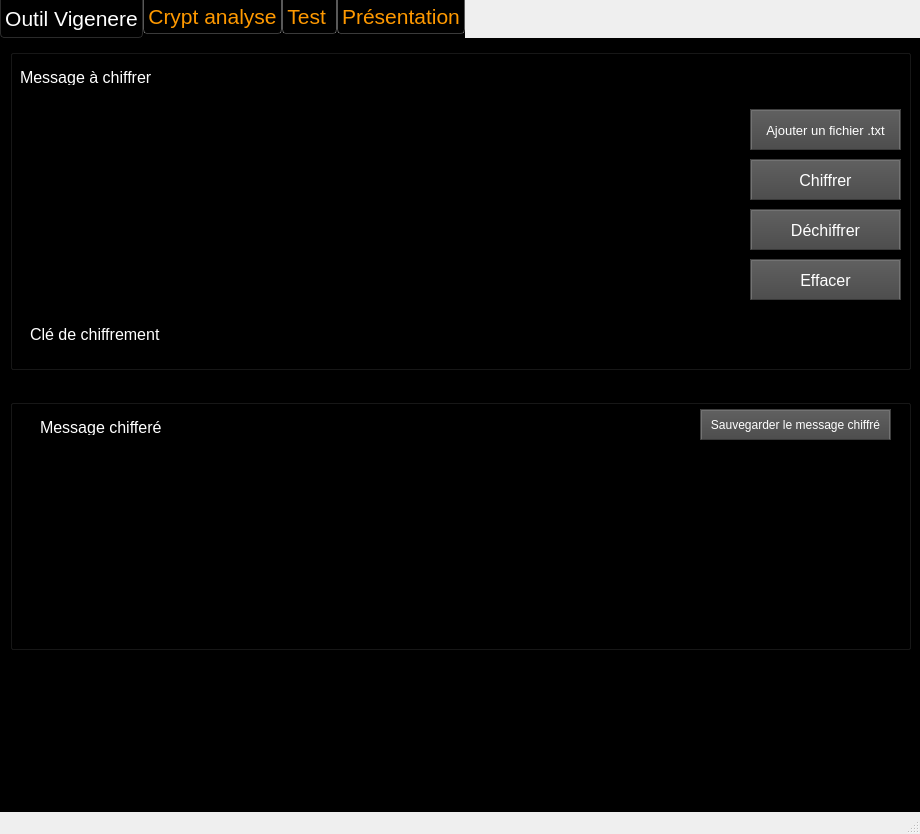
<?xml version="1.0" encoding="UTF-8"?>
<ui version="4.0">
 <class>MainWindow</class>
 <widget class="QMainWindow" name="MainWindow">
  <property name="geometry">
   <rect>
    <x>0</x>
    <y>0</y>
    <width>920</width>
    <height>834</height>
   </rect>
  </property>
  <property name="windowTitle">
   <string>Cryptanalyse du Chiffre de Vigenère</string>
  </property>
  <property name="windowIcon">
   <iconset>
    <normaloff>crypte.png</normaloff>crypte.png</iconset>
  </property>
  <widget class="QWidget" name="centralwidget">
   <widget class="QTabWidget" name="tabWidget">
    <property name="geometry">
     <rect>
      <x>0</x>
      <y>0</y>
      <width>951</width>
      <height>851</height>
     </rect>
    </property>
    <property name="font">
     <font>
      <pointsize>16</pointsize>
     </font>
    </property>
    <property name="styleSheet">
     <string notr="true">
QWidget {
	background-color:rgb(0, 0, 0);
	color: rgb(240, 240, 240);
	border-color: rgb(58, 58, 58);
}

QPlainTextEdit {
	background-color:rgb(0, 0, 0);
	color: rgb(200, 200, 200);
	selection-background-color: rgb(255, 153, 0);
	selection-color: rgb(0, 0, 0);
}

QTabWidget::pane {
    	border-top: 1px solid #000000;
}

QTabBar::tab {
 	background-color:rgb(0, 0, 0);
 	border-style: outset;
	border-width: 1px;
	border-right-color: qlineargradient(spread:pad, x1:0.4, y1:0.5, x2:0.6, y2:0.5, stop:0 rgba(115, 115, 115, 255), stop:1 rgba(62, 62, 62, 255));
	border-left-color: qlineargradient(spread:pad, x1:0.6, y1:0.5, x2:0.4, y2:0.5, stop:0 rgba(115, 115, 115, 255), stop:1 rgba(62, 62, 62, 255));
  border-bottom-color: rgb(58, 58, 58);
	border-bottom-width: 1px;
	border-top-width: 0px;
	border-style: solid;
	color: rgb(255, 153, 0);
	padding: 4px;
}

QTabBar::tab:selected, QTabBar::tab:hover {
   color: rgb(255, 255, 255);
   background-color:rgb(0, 0, 0);
   border-color:rgb(42, 42, 42);
   margin-left: 0px;
   margin-right: 0px;
   border-bottom-right-radius:4px;
   border-bottom-left-radius:4px;
}

QTabBar::tab:last:selected {
  background-color:rgb(0, 0, 0);
	border-color:rgb(42, 42, 42);
	margin-left: 0px;
  	margin-right: 0px;
	border-bottom-right-radius:4px;
	border-bottom-left-radius:4px;
}

QTabBar::tab:!selected {
   margin-bottom: 4px;
   border-bottom-right-radius:4px;
   border-bottom-left-radius:4px;
}

QPushButton{
	border-style: outset;
	border-width: 2px;
	border-top-color: qlineargradient(spread:pad, x1:0.5, y1:0.6, x2:0.5, y2:0.4, stop:0 rgba(115, 115, 115, 255), stop:1 rgba(62, 62, 62, 255));
	border-right-color: qlineargradient(spread:pad, x1:0.4, y1:0.5, x2:0.6, y2:0.5, stop:0 rgba(115, 115, 115, 255), stop:1 rgba(62, 62, 62, 255));
	border-left-color: qlineargradient(spread:pad, x1:0.6, y1:0.5, x2:0.4, y2:0.5, stop:0 rgba(115, 115, 115, 255), stop:1 rgba(62, 62, 62, 255));
	border-bottom-color: rgb(58, 58, 58);
	border-bottom-width: 1px;
	border-style: solid;
	color: rgb(255, 255, 255);
	padding: 6px;
	background-color: qlineargradient(spread:pad, x1:0.5, y1:1, x2:0.5, y2:0, stop:0 rgba(77, 77, 77, 255), stop:1 rgba(97, 97, 97, 255));
}

QPushButton:hover{
	border-style: outset;
	border-width: 2px;
	border-top-color: qlineargradient(spread:pad, x1:0.5, y1:0.6, x2:0.5, y2:0.4, stop:0 rgba(180, 180, 180, 255), stop:1 rgba(110, 110, 110, 255));
	border-right-color: qlineargradient(spread:pad, x1:0.4, y1:0.5, x2:0.6, y2:0.5, stop:0 rgba(180, 180, 180, 255), stop:1 rgba(110, 110, 110, 255));
	border-left-color: qlineargradient(spread:pad, x1:0.6, y1:0.5, x2:0.4, y2:0.5, stop:0 rgba(180, 180, 180, 255), stop:1 rgba(110, 110, 110, 255));
	border-bottom-color: rgb(115, 115, 115);
	border-bottom-width: 1px;
	border-style: solid;
	color: rgb(255, 255, 255);
	padding: 6px;
	background-color: qlineargradient(spread:pad, x1:0.5, y1:1, x2:0.5, y2:0, stop:0 rgba(107, 107, 107, 255), stop:1 rgba(157, 157, 157, 255));
}

QPushButton:pressed{
	border-style: outset;
	border-width: 2px;
	border-top-color: qlineargradient(spread:pad, x1:0.5, y1:0.6, x2:0.5, y2:0.4, stop:0 rgba(62, 62, 62, 255), stop:1 rgba(22, 22, 22, 255));
	border-right-color: qlineargradient(spread:pad, x1:0.4, y1:0.5, x2:0.6, y2:0.5, stop:0 rgba(115, 115, 115, 255), stop:1 rgba(62, 62, 62, 255));
	border-left-color: qlineargradient(spread:pad, x1:0.6, y1:0.5, x2:0.4, y2:0.5, stop:0 rgba(115, 115, 115, 255), stop:1 rgba(62, 62, 62, 255));
	border-bottom-color: rgb(58, 58, 58);
	border-bottom-width: 1px;
	border-style: solid;
	color: rgb(255, 255, 255);
	padding: 6px;
	background-color: qlineargradient(spread:pad, x1:0.5, y1:1, x2:0.5, y2:0, stop:0 rgba(77, 77, 77, 255), stop:1 rgba(97, 97, 97, 255));
}

QPushButton:disabled{
	border-style: outset;
	border-width: 2px;
	border-top-color: qlineargradient(spread:pad, x1:0.5, y1:0.6, x2:0.5, y2:0.4, stop:0 rgba(115, 115, 115, 255), stop:1 rgba(62, 62, 62, 255));
	border-right-color: qlineargradient(spread:pad, x1:0.4, y1:0.5, x2:0.6, y2:0.5, stop:0 rgba(115, 115, 115, 255), stop:1 rgba(62, 62, 62, 255));
	border-left-color: qlineargradient(spread:pad, x1:0.6, y1:0.5, x2:0.4, y2:0.5, stop:0 rgba(115, 115, 115, 255), stop:1 rgba(62, 62, 62, 255));
	border-bottom-color: rgb(58, 58, 58);
	border-bottom-width: 1px;
	border-style: solid;
	color: rgb(0, 0, 0);
	padding: 6px;
	background-color: qlineargradient(spread:pad, x1:0.5, y1:1, x2:0.5, y2:0, stop:0 rgba(57, 57, 57, 255), stop:1 rgba(77, 77, 77, 255));
}

QLineEdit {
	border-width: 1px; border-radius: 4px;
	border-color: rgb(58, 58, 58);
	border-style: inset;
	padding: 0 8px;
	color: rgb(255, 255, 255);
	background:rgb(101, 101, 101);
	selection-background-color: rgb(187, 187, 187);
	selection-color: rgb(60, 63, 65);
}

QProgressBar {
	text-align: center;
	color: rgb(255, 255, 255);
	border-width: 1px; 
	border-radius: 10px;
	border-color: rgb(58, 58, 58);
	border-style: inset;
}

QProgressBar::chunk {
	background-color: qlineargradient(spread:pad, x1:0.5, y1:0.7, x2:0.5, y2:0.3, stop:0 rgba(0, 200, 0, 255), stop:1 rgba(30, 230, 30, 255));
	border-radius: 10px;
}

QMenuBar {
	background:rgb(0, 0, 0);
	color: rgb(255, 153, 0);
}

QMenuBar::item {
  	spacing: 3px; 
	padding: 1px 4px;
  	background: transparent;
}

QMenuBar::item:selected { 
  	background:rgb(115, 115, 115);
}

QMenu {
	border-width: 2px; 
	border-radius: 10px;
	border-color: rgb(255, 153, 0);
	border-style: outset;
}

QMenu::item {
	spacing: 3px; 
	padding: 3px 15px;
}

QMenu::item:selected {
	spacing: 3px; 
	padding: 3px 15px;
	background:rgb(115, 115, 115);
	color:rgb(255, 255, 255);
	border-width: 1px; 
	border-radius: 10px;
	border-color: rgb(58, 58, 58);
	border-style: inset;
}
QTableWidget {
                background-color: black;
                border: 1px solid white;
                selection-background-color: darkgray;
            }
            QTableWidget QHeaderView::section {
                background-color: black;
                color: white;
                padding: 5px;
            }
            QTableWidget QHeaderView::section:checked {
                background-color: darkgray;
            }
            QTableWidget::item {
                color: white;
                border: 1px solid white;
            }
            QTableWidget::item:selected {
                background-color: darkgray;
            }</string>
    </property>
    <property name="currentIndex">
     <number>0</number>
    </property>
    <widget class="QWidget" name="tab">
     <attribute name="title">
      <string>Outil Vigenere</string>
     </attribute>
     <widget class="QGroupBox" name="groupBox">
      <property name="geometry">
       <rect>
        <x>10</x>
        <y>10</y>
        <width>901</width>
        <height>321</height>
       </rect>
      </property>
      <property name="font">
       <font>
        <pointsize>14</pointsize>
        <weight>75</weight>
        <bold>true</bold>
       </font>
      </property>
      <property name="styleSheet">
       <string notr="true">color: rgb(255, 255, 255);</string>
      </property>
      <property name="title">
       <string/>
      </property>
      <widget class="QLabel" name="label">
       <property name="geometry">
        <rect>
         <x>10</x>
         <y>20</y>
         <width>141</width>
         <height>16</height>
        </rect>
       </property>
       <property name="font">
        <font>
         <pointsize>12</pointsize>
         <weight>50</weight>
         <bold>false</bold>
        </font>
       </property>
       <property name="text">
        <string>Message à chiffrer</string>
       </property>
      </widget>
      <widget class="QPlainTextEdit" name="txtinput">
       <property name="geometry">
        <rect>
         <x>10</x>
         <y>50</y>
         <width>711</width>
         <height>211</height>
        </rect>
       </property>
       <property name="font">
        <font>
         <family>Trebuchet MS</family>
         <pointsize>12</pointsize>
         <weight>75</weight>
         <italic>false</italic>
         <bold>true</bold>
        </font>
       </property>
      </widget>
      <widget class="QLabel" name="label_4">
       <property name="geometry">
        <rect>
         <x>20</x>
         <y>275</y>
         <width>141</width>
         <height>21</height>
        </rect>
       </property>
       <property name="font">
        <font>
         <pointsize>12</pointsize>
         <weight>50</weight>
         <bold>false</bold>
        </font>
       </property>
       <property name="text">
        <string>Clé de chiffrement </string>
       </property>
      </widget>
      <widget class="QTextEdit" name="txtK">
       <property name="geometry">
        <rect>
         <x>170</x>
         <y>270</y>
         <width>241</width>
         <height>31</height>
        </rect>
       </property>
       <property name="font">
        <font>
         <pointsize>12</pointsize>
         <weight>75</weight>
         <bold>true</bold>
        </font>
       </property>
      </widget>
      <widget class="QPushButton" name="btnencoder">
       <property name="geometry">
        <rect>
         <x>740</x>
         <y>110</y>
         <width>151</width>
         <height>41</height>
        </rect>
       </property>
       <property name="font">
        <font>
         <pointsize>12</pointsize>
        </font>
       </property>
       <property name="styleSheet">
        <string notr="true">color: rgb(255, 255, 255);</string>
       </property>
       <property name="text">
        <string>Chiffrer</string>
       </property>
      </widget>
      <widget class="QPushButton" name="btndecode">
       <property name="geometry">
        <rect>
         <x>740</x>
         <y>160</y>
         <width>151</width>
         <height>41</height>
        </rect>
       </property>
       <property name="font">
        <font>
         <pointsize>12</pointsize>
        </font>
       </property>
       <property name="styleSheet">
        <string notr="true">color: rgb(255, 255, 255);</string>
       </property>
       <property name="text">
        <string>Déchiffrer</string>
       </property>
      </widget>
      <widget class="QPushButton" name="pushButton_5">
       <property name="geometry">
        <rect>
         <x>740</x>
         <y>210</y>
         <width>151</width>
         <height>41</height>
        </rect>
       </property>
       <property name="font">
        <font>
         <pointsize>12</pointsize>
        </font>
       </property>
       <property name="styleSheet">
        <string notr="true">color: rgb(255, 255, 255);</string>
       </property>
       <property name="text">
        <string>Effacer</string>
       </property>
      </widget>
      <widget class="QPushButton" name="btnencoder_2">
       <property name="geometry">
        <rect>
         <x>740</x>
         <y>60</y>
         <width>151</width>
         <height>41</height>
        </rect>
       </property>
       <property name="font">
        <font>
         <pointsize>10</pointsize>
        </font>
       </property>
       <property name="styleSheet">
        <string notr="true">color: rgb(255, 255, 255);</string>
       </property>
       <property name="text">
        <string>Ajouter un fichier .txt</string>
       </property>
      </widget>
     </widget>
     <widget class="QGroupBox" name="groupBox_2">
      <property name="geometry">
       <rect>
        <x>10</x>
        <y>360</y>
        <width>901</width>
        <height>251</height>
       </rect>
      </property>
      <property name="font">
       <font>
        <pointsize>14</pointsize>
        <weight>75</weight>
        <bold>true</bold>
       </font>
      </property>
      <property name="styleSheet">
       <string notr="true">color: rgb(255, 255, 255);</string>
      </property>
      <property name="title">
       <string/>
      </property>
      <widget class="QLabel" name="label_5">
       <property name="geometry">
        <rect>
         <x>30</x>
         <y>20</y>
         <width>141</width>
         <height>16</height>
        </rect>
       </property>
       <property name="font">
        <font>
         <pointsize>12</pointsize>
         <weight>50</weight>
         <bold>false</bold>
        </font>
       </property>
       <property name="text">
        <string>Message chifferé</string>
       </property>
      </widget>
      <widget class="QPlainTextEdit" name="txtoutput">
       <property name="geometry">
        <rect>
         <x>20</x>
         <y>50</y>
         <width>861</width>
         <height>181</height>
        </rect>
       </property>
       <property name="font">
        <font>
         <pointsize>12</pointsize>
         <weight>75</weight>
         <bold>true</bold>
        </font>
       </property>
       <property name="styleSheet">
        <string notr="true">color:rgb(255, 255, 255);</string>
       </property>
      </widget>
      <widget class="QPushButton" name="save">
       <property name="geometry">
        <rect>
         <x>690</x>
         <y>10</y>
         <width>191</width>
         <height>31</height>
        </rect>
       </property>
       <property name="text">
        <string>Sauvegarder le message chiffré</string>
       </property>
      </widget>
     </widget>
    </widget>
    <widget class="QWidget" name="tab_3">
     <attribute name="title">
      <string>Crypt analyse</string>
     </attribute>
     <widget class="QGroupBox" name="groupBox_3">
      <property name="geometry">
       <rect>
        <x>10</x>
        <y>10</y>
        <width>901</width>
        <height>311</height>
       </rect>
      </property>
      <property name="font">
       <font>
        <pointsize>14</pointsize>
        <weight>75</weight>
        <bold>true</bold>
       </font>
      </property>
      <property name="styleSheet">
       <string notr="true">color: rgb(255, 255, 255);</string>
      </property>
      <property name="title">
       <string/>
      </property>
      <widget class="QLabel" name="label_6">
       <property name="geometry">
        <rect>
         <x>10</x>
         <y>20</y>
         <width>61</width>
         <height>16</height>
        </rect>
       </property>
       <property name="font">
        <font>
         <pointsize>12</pointsize>
         <weight>50</weight>
         <bold>false</bold>
        </font>
       </property>
       <property name="text">
        <string>Methode</string>
       </property>
      </widget>
      <widget class="QPushButton" name="pushButton_3">
       <property name="geometry">
        <rect>
         <x>730</x>
         <y>130</y>
         <width>151</width>
         <height>41</height>
        </rect>
       </property>
       <property name="font">
        <font>
         <pointsize>12</pointsize>
         <weight>50</weight>
         <bold>false</bold>
        </font>
       </property>
       <property name="styleSheet">
        <string notr="true">color: rgb(255, 255, 255);</string>
       </property>
       <property name="text">
        <string>Run</string>
       </property>
      </widget>
      <widget class="QComboBox" name="comboBox">
       <property name="geometry">
        <rect>
         <x>110</x>
         <y>10</y>
         <width>181</width>
         <height>31</height>
        </rect>
       </property>
       <property name="font">
        <font>
         <pointsize>12</pointsize>
         <weight>75</weight>
         <italic>false</italic>
         <bold>true</bold>
        </font>
       </property>
       <item>
        <property name="text">
         <string>Babbage</string>
        </property>
       </item>
       <item>
        <property name="text">
         <string>Friedman</string>
        </property>
       </item>
      </widget>
      <widget class="QPlainTextEdit" name="txtcryptanalyse">
       <property name="geometry">
        <rect>
         <x>10</x>
         <y>80</y>
         <width>711</width>
         <height>151</height>
        </rect>
       </property>
       <property name="font">
        <font>
         <family>Trebuchet MS</family>
         <pointsize>12</pointsize>
         <weight>75</weight>
         <bold>true</bold>
        </font>
       </property>
      </widget>
      <widget class="QLabel" name="label_9">
       <property name="geometry">
        <rect>
         <x>10</x>
         <y>60</y>
         <width>111</width>
         <height>16</height>
        </rect>
       </property>
       <property name="font">
        <font>
         <pointsize>12</pointsize>
         <weight>50</weight>
         <bold>false</bold>
        </font>
       </property>
       <property name="text">
        <string>Message chiffré</string>
       </property>
      </widget>
      <widget class="QPushButton" name="pushButton_4">
       <property name="geometry">
        <rect>
         <x>730</x>
         <y>180</y>
         <width>151</width>
         <height>41</height>
        </rect>
       </property>
       <property name="font">
        <font>
         <pointsize>12</pointsize>
        </font>
       </property>
       <property name="styleSheet">
        <string notr="true">color: rgb(255, 255, 255);</string>
       </property>
       <property name="text">
        <string>Effacer</string>
       </property>
      </widget>
      <widget class="QGroupBox" name="groupBox_5">
       <property name="geometry">
        <rect>
         <x>10</x>
         <y>240</y>
         <width>701</width>
         <height>51</height>
        </rect>
       </property>
       <property name="title">
        <string/>
       </property>
       <widget class="QLabel" name="label_7">
        <property name="geometry">
         <rect>
          <x>70</x>
          <y>20</y>
          <width>111</width>
          <height>16</height>
         </rect>
        </property>
        <property name="font">
         <font>
          <pointsize>12</pointsize>
          <weight>50</weight>
          <bold>false</bold>
         </font>
        </property>
        <property name="text">
         <string>borne inf de IC </string>
        </property>
       </widget>
       <widget class="QDoubleSpinBox" name="spnSup">
        <property name="geometry">
         <rect>
          <x>450</x>
          <y>10</y>
          <width>91</width>
          <height>31</height>
         </rect>
        </property>
        <property name="font">
         <font>
          <pointsize>12</pointsize>
         </font>
        </property>
        <property name="decimals">
         <number>3</number>
        </property>
        <property name="minimum">
         <double>0.000000000000000</double>
        </property>
        <property name="singleStep">
         <double>0.001000000000000</double>
        </property>
        <property name="value">
         <double>0.078000000000000</double>
        </property>
       </widget>
       <widget class="QLabel" name="label_8">
        <property name="geometry">
         <rect>
          <x>310</x>
          <y>20</y>
          <width>131</width>
          <height>16</height>
         </rect>
        </property>
        <property name="font">
         <font>
          <pointsize>12</pointsize>
          <weight>50</weight>
          <bold>false</bold>
         </font>
        </property>
        <property name="text">
         <string>borne sup de IC </string>
        </property>
       </widget>
       <widget class="QDoubleSpinBox" name="spnBF">
        <property name="geometry">
         <rect>
          <x>200</x>
          <y>11</y>
          <width>71</width>
          <height>31</height>
         </rect>
        </property>
        <property name="font">
         <font>
          <pointsize>12</pointsize>
         </font>
        </property>
        <property name="decimals">
         <number>3</number>
        </property>
        <property name="minimum">
         <double>0.068000000000000</double>
        </property>
        <property name="singleStep">
         <double>0.001000000000000</double>
        </property>
       </widget>
      </widget>
      <widget class="QPushButton" name="btnencoder_3">
       <property name="geometry">
        <rect>
         <x>730</x>
         <y>80</y>
         <width>151</width>
         <height>41</height>
        </rect>
       </property>
       <property name="font">
        <font>
         <pointsize>10</pointsize>
        </font>
       </property>
       <property name="toolTip">
        <string>Text chiffré</string>
       </property>
       <property name="styleSheet">
        <string notr="true">color: rgb(255, 255, 255);</string>
       </property>
       <property name="text">
        <string>Ajouter un fichier .txt</string>
       </property>
      </widget>
     </widget>
     <widget class="QGroupBox" name="groupBox_4">
      <property name="geometry">
       <rect>
        <x>10</x>
        <y>340</y>
        <width>901</width>
        <height>281</height>
       </rect>
      </property>
      <property name="font">
       <font>
        <pointsize>14</pointsize>
        <weight>75</weight>
        <bold>true</bold>
       </font>
      </property>
      <property name="styleSheet">
       <string notr="true">color: rgb(255, 255, 255);</string>
      </property>
      <property name="title">
       <string/>
      </property>
      <widget class="QLabel" name="label_10">
       <property name="geometry">
        <rect>
         <x>20</x>
         <y>30</y>
         <width>141</width>
         <height>16</height>
        </rect>
       </property>
       <property name="font">
        <font>
         <pointsize>12</pointsize>
         <weight>50</weight>
         <bold>false</bold>
        </font>
       </property>
       <property name="text">
        <string>Resultat</string>
       </property>
      </widget>
      <widget class="QTableWidget" name="datatable">
       <property name="geometry">
        <rect>
         <x>80</x>
         <y>60</y>
         <width>751</width>
         <height>191</height>
        </rect>
       </property>
       <property name="autoFillBackground">
        <bool>true</bool>
       </property>
       <property name="autoScrollMargin">
        <number>17</number>
       </property>
       <property name="sortingEnabled">
        <bool>true</bool>
       </property>
      </widget>
     </widget>
    </widget>
    <widget class="QWidget" name="tab_2">
     <attribute name="title">
      <string>Test </string>
     </attribute>
     <widget class="QGroupBox" name="groupBox_7">
      <property name="geometry">
       <rect>
        <x>10</x>
        <y>10</y>
        <width>901</width>
        <height>331</height>
       </rect>
      </property>
      <property name="font">
       <font>
        <pointsize>14</pointsize>
        <weight>75</weight>
        <bold>true</bold>
       </font>
      </property>
      <property name="styleSheet">
       <string notr="true">color: rgb(255, 255, 255);</string>
      </property>
      <property name="title">
       <string/>
      </property>
      <widget class="QLabel" name="label_2">
       <property name="geometry">
        <rect>
         <x>10</x>
         <y>20</y>
         <width>141</width>
         <height>16</height>
        </rect>
       </property>
       <property name="font">
        <font>
         <pointsize>12</pointsize>
         <weight>50</weight>
         <bold>false</bold>
        </font>
       </property>
       <property name="text">
        <string>Message à chiffrer</string>
       </property>
      </widget>
      <widget class="QPlainTextEdit" name="txtinput_2">
       <property name="geometry">
        <rect>
         <x>10</x>
         <y>50</y>
         <width>711</width>
         <height>211</height>
        </rect>
       </property>
       <property name="font">
        <font>
         <family>Trebuchet MS</family>
         <pointsize>12</pointsize>
         <weight>75</weight>
         <italic>false</italic>
         <bold>true</bold>
        </font>
       </property>
      </widget>
      <widget class="QLabel" name="label_12">
       <property name="geometry">
        <rect>
         <x>20</x>
         <y>270</y>
         <width>141</width>
         <height>21</height>
        </rect>
       </property>
       <property name="font">
        <font>
         <pointsize>10</pointsize>
        </font>
       </property>
       <property name="text">
        <string>Clé de chiffrement réél</string>
       </property>
      </widget>
      <widget class="QTextEdit" name="txtK_2">
       <property name="geometry">
        <rect>
         <x>170</x>
         <y>270</y>
         <width>241</width>
         <height>31</height>
        </rect>
       </property>
       <property name="font">
        <font>
         <pointsize>12</pointsize>
         <weight>75</weight>
         <bold>true</bold>
        </font>
       </property>
      </widget>
      <widget class="QPushButton" name="btndecode_2">
       <property name="geometry">
        <rect>
         <x>740</x>
         <y>130</y>
         <width>151</width>
         <height>41</height>
        </rect>
       </property>
       <property name="font">
        <font>
         <pointsize>12</pointsize>
        </font>
       </property>
       <property name="styleSheet">
        <string notr="true">color: rgb(255, 255, 255);</string>
       </property>
       <property name="text">
        <string>Déchiffrer</string>
       </property>
      </widget>
      <widget class="QPushButton" name="pushButton_6">
       <property name="geometry">
        <rect>
         <x>740</x>
         <y>180</y>
         <width>151</width>
         <height>41</height>
        </rect>
       </property>
       <property name="font">
        <font>
         <pointsize>12</pointsize>
        </font>
       </property>
       <property name="styleSheet">
        <string notr="true">color: rgb(255, 255, 255);</string>
       </property>
       <property name="text">
        <string>Effacer</string>
       </property>
      </widget>
      <widget class="QLabel" name="label_13">
       <property name="geometry">
        <rect>
         <x>430</x>
         <y>270</y>
         <width>171</width>
         <height>21</height>
        </rect>
       </property>
       <property name="font">
        <font>
         <pointsize>10</pointsize>
        </font>
       </property>
       <property name="text">
        <string>Clé de chiffrement  de test</string>
       </property>
      </widget>
      <widget class="QTextEdit" name="txtK_3">
       <property name="geometry">
        <rect>
         <x>610</x>
         <y>270</y>
         <width>241</width>
         <height>31</height>
        </rect>
       </property>
       <property name="font">
        <font>
         <pointsize>12</pointsize>
         <weight>75</weight>
         <bold>true</bold>
        </font>
       </property>
      </widget>
      <widget class="QPushButton" name="btnencoder_4">
       <property name="geometry">
        <rect>
         <x>740</x>
         <y>80</y>
         <width>151</width>
         <height>41</height>
        </rect>
       </property>
       <property name="font">
        <font>
         <pointsize>10</pointsize>
        </font>
       </property>
       <property name="toolTip">
        <string>Text chiffré</string>
       </property>
       <property name="styleSheet">
        <string notr="true">color: rgb(255, 255, 255);</string>
       </property>
       <property name="text">
        <string>Ajouter un fichier .txt</string>
       </property>
      </widget>
     </widget>
     <widget class="QGroupBox" name="groupBox_6">
      <property name="geometry">
       <rect>
        <x>10</x>
        <y>360</y>
        <width>901</width>
        <height>271</height>
       </rect>
      </property>
      <property name="font">
       <font>
        <pointsize>14</pointsize>
        <weight>75</weight>
        <bold>true</bold>
       </font>
      </property>
      <property name="styleSheet">
       <string notr="true">color: rgb(255, 255, 255);</string>
      </property>
      <property name="title">
       <string/>
      </property>
      <widget class="QLabel" name="label_11">
       <property name="geometry">
        <rect>
         <x>20</x>
         <y>20</y>
         <width>171</width>
         <height>16</height>
        </rect>
       </property>
       <property name="font">
        <font>
         <pointsize>12</pointsize>
         <weight>50</weight>
         <bold>false</bold>
        </font>
       </property>
       <property name="text">
        <string>Message chifferé diff</string>
       </property>
      </widget>
      <widget class="QPlainTextEdit" name="txtoutput_2">
       <property name="geometry">
        <rect>
         <x>20</x>
         <y>70</y>
         <width>861</width>
         <height>181</height>
        </rect>
       </property>
       <property name="font">
        <font>
         <pointsize>12</pointsize>
         <weight>75</weight>
         <bold>true</bold>
        </font>
       </property>
       <property name="styleSheet">
        <string notr="true">color:rgb(0, 0, 127);</string>
       </property>
      </widget>
      <widget class="QLabel" name="diff">
       <property name="geometry">
        <rect>
         <x>280</x>
         <y>15</y>
         <width>551</width>
         <height>31</height>
        </rect>
       </property>
       <property name="font">
        <font>
         <pointsize>10</pointsize>
        </font>
       </property>
       <property name="text">
        <string/>
       </property>
      </widget>
     </widget>
    </widget>
    <widget class="QWidget" name="tab_4">
     <attribute name="title">
      <string>Présentation</string>
     </attribute>
     <widget class="QTextBrowser" name="textBrowser">
      <property name="geometry">
       <rect>
        <x>20</x>
        <y>30</y>
        <width>881</width>
        <height>551</height>
       </rect>
      </property>
      <property name="font">
       <font>
        <pointsize>14</pointsize>
       </font>
      </property>
      <property name="html">
       <string>&lt;!DOCTYPE HTML PUBLIC &quot;-//W3C//DTD HTML 4.0//EN&quot; &quot;http://www.w3.org/TR/REC-html40/strict.dtd&quot;&gt;
&lt;html&gt;&lt;head&gt;&lt;meta name=&quot;qrichtext&quot; content=&quot;1&quot; /&gt;&lt;style type=&quot;text/css&quot;&gt;
p, li { white-space: pre-wrap; }
&lt;/style&gt;&lt;/head&gt;&lt;body style=&quot; font-family:'MS Shell Dlg 2'; font-size:14pt; font-weight:400; font-style:normal;&quot; bgcolor=&quot;#000000&quot;&gt;
&lt;p align=&quot;center&quot; style=&quot;-qt-paragraph-type:empty; margin-top:12px; margin-bottom:12px; margin-left:0px; margin-right:0px; -qt-block-indent:0; text-indent:0px;&quot;&gt;&lt;br /&gt;&lt;/p&gt;
&lt;p align=&quot;center&quot; style=&quot;-qt-paragraph-type:empty; margin-top:12px; margin-bottom:12px; margin-left:0px; margin-right:0px; -qt-block-indent:0; text-indent:0px;&quot;&gt;&lt;br /&gt;&lt;/p&gt;
&lt;p align=&quot;center&quot; style=&quot; margin-top:12px; margin-bottom:12px; margin-left:0px; margin-right:0px; -qt-block-indent:0; text-indent:0px;&quot;&gt;&lt;span style=&quot; font-weight:600; color:#ffffff;&quot;&gt;Notre projet&lt;/span&gt;&lt;span style=&quot; color:#ffffff;&quot;&gt;, intégré dans le programme de cryptographie de la spécialité RO2MIR pour l'année universitaire 2023/2024, se concentre sur trois aspects fondamentaux liés à la méthode de chiffrement de Vigenère. Cette exploration a été menée par les étudiants Khadraoui Billel et Abba Rayane, sous la direction de Mr. Sadek Bouroubi. &lt;/span&gt;&lt;/p&gt;
&lt;p align=&quot;center&quot; style=&quot; margin-top:12px; margin-bottom:12px; margin-left:0px; margin-right:0px; -qt-block-indent:0; text-indent:0px;&quot;&gt;&lt;span style=&quot; color:#ffffff;&quot;&gt;La première partie du projet est dédiée au processus de chiffrement, où nous avons mis en œuvre l'application du chiffrement de Vigenère en utilisant une clé spécifique. La deuxième partie aborde le déchiffrement, permettant de retrouver le texte original à partir du texte chiffré en utilisant la même clé. &lt;/span&gt;&lt;/p&gt;
&lt;p align=&quot;center&quot; style=&quot; margin-top:12px; margin-bottom:12px; margin-left:0px; margin-right:0px; -qt-block-indent:0; text-indent:0px;&quot;&gt;&lt;span style=&quot; color:#ffffff;&quot;&gt;La troisième et dernière partie de notre travail porte sur la cryptanalyse, où nous avons appliqué deux méthodes distinctes : l'indice de coïncidence et la méthode de Babbage. Ces approches nous ont permis de démontrer comment il est possible de briser le chiffrement de Vigenère sans la clé initiale. &lt;/span&gt;&lt;/p&gt;
&lt;p align=&quot;center&quot; style=&quot; margin-top:12px; margin-bottom:12px; margin-left:0px; margin-right:0px; -qt-block-indent:0; text-indent:0px;&quot;&gt;&lt;span style=&quot; color:#ffffff;&quot;&gt;L'ensemble de ce projet vise non seulement à approfondir notre compréhension des techniques cryptographiques classiques, mais aussi à démontrer l'application pratique de ces méthodes, renforçant ainsi notre expertise et nos compétences dans ce domaine fascinant. &lt;/span&gt;&lt;/p&gt;
&lt;p align=&quot;center&quot; style=&quot; margin-top:12px; margin-bottom:12px; margin-left:0px; margin-right:0px; -qt-block-indent:0; text-indent:0px;&quot;&gt;&lt;span style=&quot; color:#ffffff;&quot;&gt;J'espère que cette version est en accord avec vos attentes pour la présentation de votre projet. &lt;/span&gt;&lt;/p&gt;&lt;/body&gt;&lt;/html&gt;</string>
      </property>
     </widget>
    </widget>
   </widget>
  </widget>
  <widget class="QStatusBar" name="statusbar"/>
 </widget>
 <resources/>
 <connections/>
</ui>
